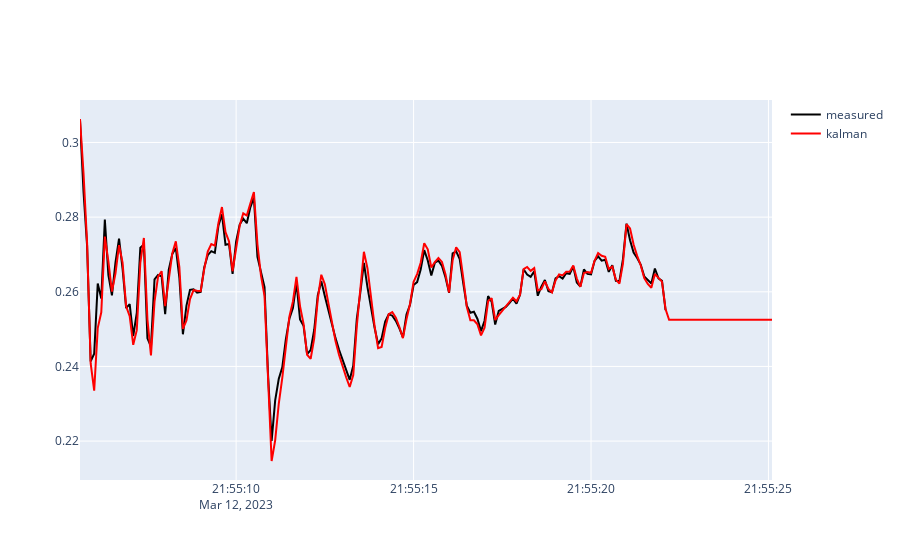

Notebook code cell kept with this figure:
### Code cell
# plot the heading vs time

fig = go.Figure()

fig.add_trace(
    go.Scatter(
        x=veh_df.epoch_time,
        y=veh_df.direction,
        mode="lines",
        opacity=1,
        line_color="black",
        name="measured",
        showlegend=True,
    )
)

fig.add_trace(
    go.Scatter(
        x=veh_df.epoch_time.min() + (timedelta(seconds=0.1) * np.arange(len(track))),
        y=[t[2] for t in track],
        mode="lines",
        opacity=1, 
        line_color="red",
        name="kalman",
        showlegend=True,
    )
)

### Figure 1 — Plotly figure (JSON) as saved in the notebook; plotly's stock layout.template omitted (floating-point values rounded to 4 significant figures; data arrays with more than 128 entries replaced by an {"elided": "..."} marker saying what was removed)
{"data": [{"line": {"color": "black"}, "mode": "lines", "name": "measured", "opacity": 1, "showlegend": true, "type": "scatter", "x": {"elided": "166 str values"}, "y": {"elided": "166 float values"}}, {"line": {"color": "red"}, "mode": "lines", "name": "kalman", "opacity": 1, "showlegend": true, "type": "scatter", "x": {"elided": "196 str values"}, "y": {"elided": "196 float values"}}], "layout": {}}
